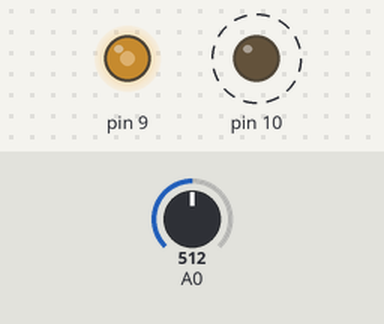
This sketch was run on a simulated Arduino Uno, built with avr-gcc and run on an emulated ATmega328P. On the bench: output pins drawn as LEDs (lit = HIGH). Dashed ring = blinking. The test bench sets the inputs (shaded band); at power-on: A0 = 512.

Above: at 1.2 s.
1.3 s: A0 set to 122
At 1.53 s:
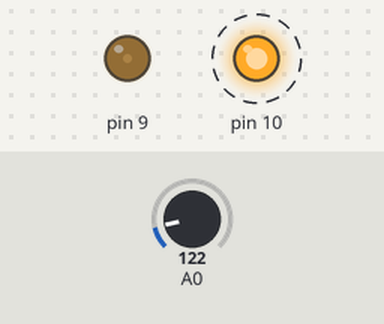
4.3 s: A0 set to 0
At 5.7 s:
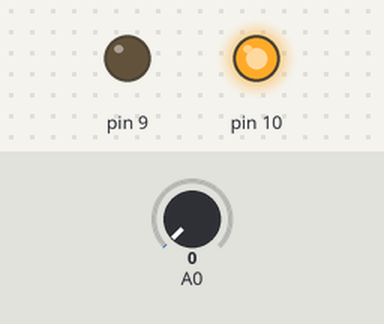
7.3 s: A0 set to 716
At 8.96 s:
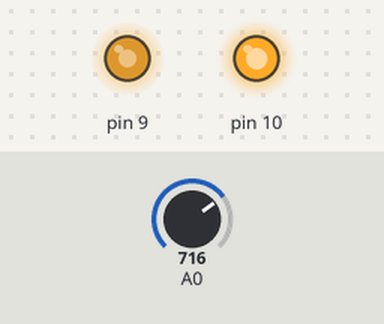
10.3 s: A0 set to 900
At 10.62 s:
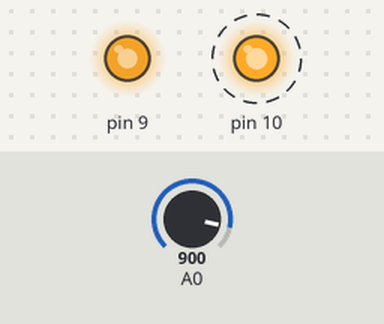
Timing chart, 0 to 14.3 s (numbered marks = the images above; inputs shaded):
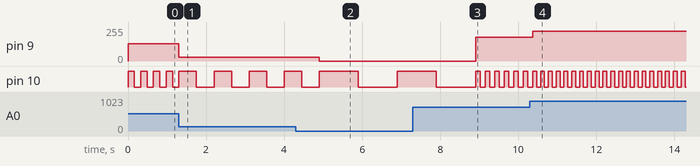

The sketch:

buzzerVSpoten.ino
```cpp
void setup() {
 pinMode(9, OUTPUT);
 pinMode(10, OUTPUT);

}

void loop() {
   beep();


}
void beep(){
  int sensorValue = analogRead(A0);
  int Volume = sensorValue/4;
  analogWrite(9, Volume);

  digitalWrite(10,HIGH);
  delay(100000/(sensorValue+100));
  digitalWrite(10,LOW);
  delay(100000/(sensorValue+100));
}
```

Measured:
- after the input at 1.3 s, pin 9: 128/255 → 30/255 at once; pin 10: alternates HIGH for 0.45 s and LOW for 0.45 s, starting after 0.46 s
- after the input at 4.3 s, pin 9: 30/255 → 0/255 after 0.61 s
- after the input at 7.3 s, pin 9: 0/255 → 179/255 after 1.6 s
- after the input at 10.3 s, pin 9: 179/255 → 225/255 after 0.07 s
- by itself, pin 10: alternates HIGH for 0.16 s and LOW for 0.16 s
